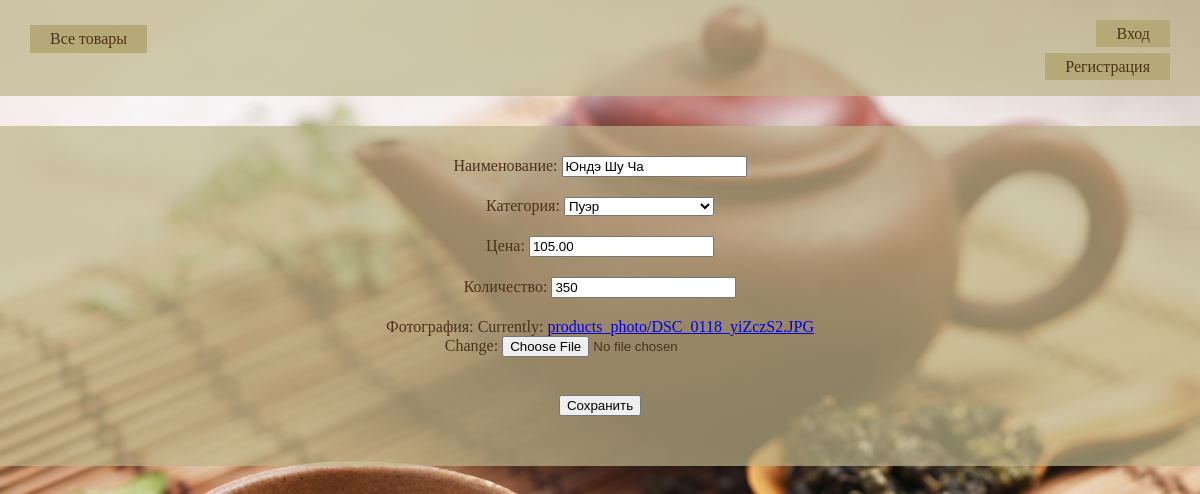
Page /tea/product/9/update/ on the committed database.
### tea/models.py (models this page shows, shortened)
class Product(models.Model):
    name = models.CharField(max_length=100)
    category = models.ForeignKey(Category, on_delete=models.CASCADE)
    price = models.DecimalField(max_digits=10, decimal_places=2)
    quantity = models.PositiveIntegerField()
    photo = models.ImageField(default='None', upload_to='products_photo/')
    user = models.ForeignKey(User, null=True)

### tea/views.py (the view)
# urls.py: url(r'^product/(?P<id>\d+)/update/$', ProductUpdate.as_view(), name='product_update'),
class ProductUpdate(UpdateView):
    model = Product
    pk_url_kwarg = 'id'
    template_name = 'edit_product.html'
    fields = ['name', 'category', 'price', 'quantity', 'photo']

### tea/models.py (called while the page is built)
    def __str__(self):
        return str(self.name)

### templates/edit_product.html (shortened to what this page needs)
{% extends "base.html" %}
{% block content %}
    <div class="form">
        <form action="" method="post" enctype="multipart/form-data">{% csrf_token %}
            <label for="{{ form.name.id_for_label }}">Наименование: </label>
            {{ form.name }}<br>
            <label for="{{ form.category.id_for_label }}">Категория: </label>
            {{ form.category }}<br>
            <label for="{{ form.price.id_for_label }}">Цена: </label>
            {{ form.price }}<br>
            <label for="{{ form.quantity.id_for_label }}">Количество: </label>
            {{ form.quantity }}<br>
            <label for="{{ form.photo.id_for_label }}">Фотография: </label>
            {{ form.photo }}
            <br><br>
            <input type="submit" value="Сохранить" name="add_product" />
        </form>
    </div>
{% endblock %}

### static/css/style.css (style rules this page uses)
html, body, div, span, a, img, strong, b, u, i, ol, ul, li, form, label, table, tbody, thead, tr, th, td, article, aside, footer, header, menu, nav, h1,h2,h3, p { margin: 0; padding: 0; border: 0; }
html, body { height: 100%; width: 100%; }
body { background: url(../images/back.jpg) no-repeat; background-size: cover; background-attachment: fixed; }
.form form p, .form { text-align: center; }
.form { margin: 0 auto; margin-top: 30px; background-color: rgba(190, 181, 138, 0.7); padding: 30px 0; color: #4d321b; }
.form input, select { margin-bottom: 20px; }

### rows in the picture
Product: name "Юндэ Шу Ча", category "Пуэр", price "105.00", quantity "350"
